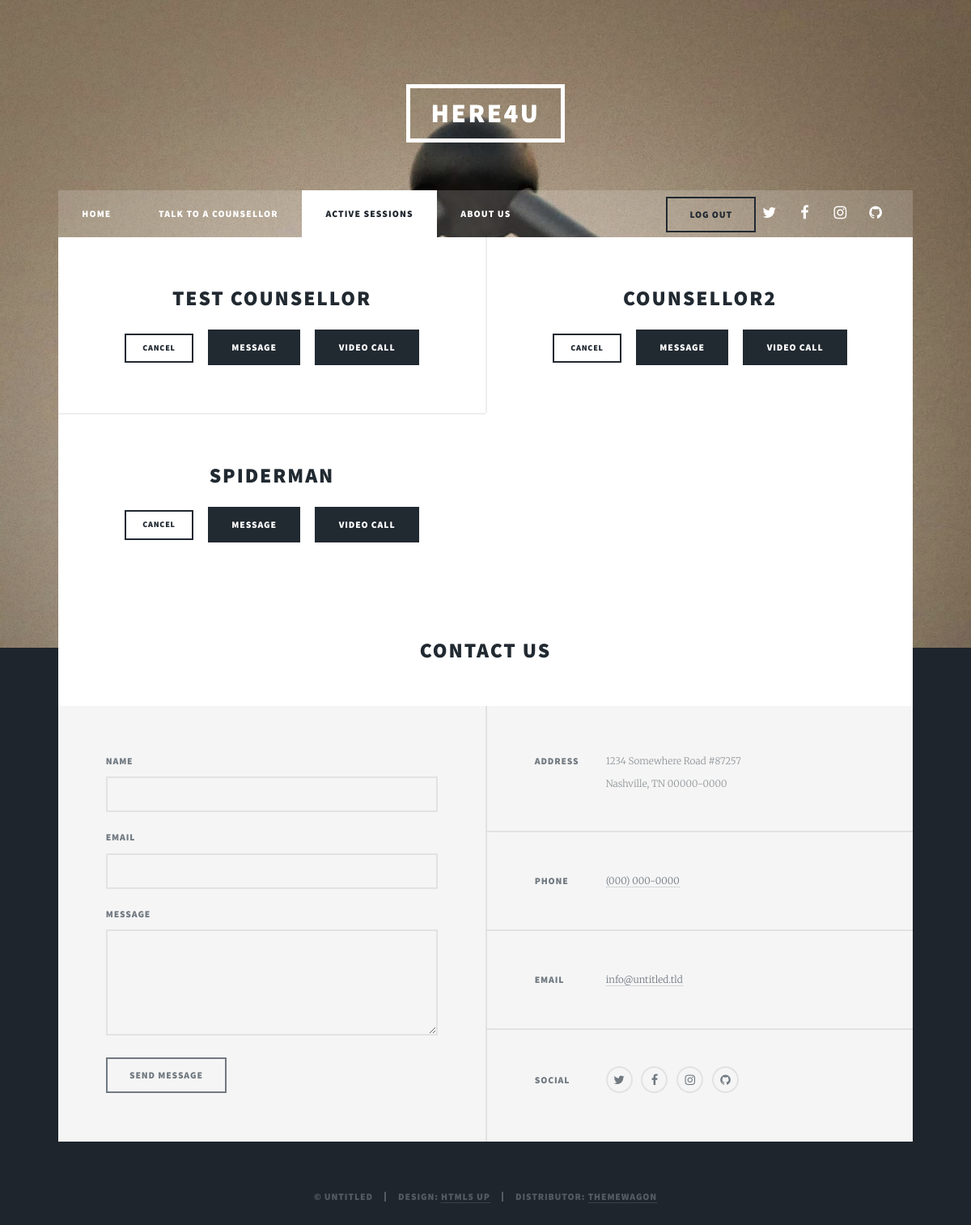
Page /active-sessions/ (signed in) on the committed database.
### client/models.py (models this page shows, shortened)
class Counsellordata(models.Model):
    User = models.OneToOneField(User,on_delete=models.SET_NULL, null=True, blank=True)
    Name=models.CharField(max_length=100)
    Gender=models.IntegerField(choices=[(0,'Male'),(1,'Female'),(2,'Other')])
    Age=models.IntegerField(blank = True,null=True)
    Profile_pic = models.FileField(blank=True,null=True)
    Email=models.EmailField()
    State=models.CharField(max_length=50,blank=True,null=True)
    City=models.CharField(max_length=50,blank=True,null=True)
    Education=models.CharField(max_length=300,blank = True,null=True)
    Expertise = models.CharField(max_length=200,blank=True,null=True)
    Summary = models.CharField(max_length=1000,blank=True,null=True)

### client/views.py (the view)
# urls.py: path('active-sessions/',views.sessions,name="active-sessions"),
@login_required
def sessions(request):
    user_check = True
    if request.user.is_authenticated:
        coun = Counsellordata.objects.all().filter(User=request.user)
        if coun:
            user_check = False
            return render(request,'client/home.html',{"client":user_check})
    all_counsellors = []
    for obj in ActiveCounsellor.objects.all().filter(user=request.user):
        counsellor = obj.Counsellor
        all_counsellors.append(Counsellordata.objects.get(User=counsellor))
    content = {"client":user_check,"all_counsellors":all_counsellors}
    return render(request,'client/active_sessions.html',content)

### client/templates/client/active_sessions.html (shortened to what this page needs)
{%extends "client/base.html"%}
 {%block home_state%}<li>{%endblock%}
 {%block talk_state%}<li>{%endblock%}
 {%block session_state%}<li class = "active">{%endblock%}
 {%block about_state%}<li>{%endblock%}
 {%block content%}
	<section class="posts">
		{%for counsellor in all_counsellors%}
			<article>
				<header>
					<h2><a href="#">{{counsellor.Name}}</a></h2>
				</header>
				<ul class="actions">
					<li><a href="#" class="button small">Cancel</a></li>
					<li><a href="#" class="button special">Message</a></li>
					<li><a href="#" class="button special">Video Call</a></li>
				</ul>
			</article>
		{%endfor%}
		</section>
{%endblock%}

### rows in the picture
Counsellordata: Name "TEST COUNSELLOR"
Counsellordata: Name "COUNSELLOR2"
Counsellordata: Name "SPIDERMAN"
